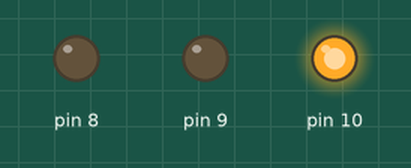
Recording of a sketch running on a simulated Arduino Uno, built with avr-gcc and run on an emulated ATmega328P. On the bench: output pins drawn as LEDs (lit = HIGH).

Above: at 0.2 s.
At 0.7 s:
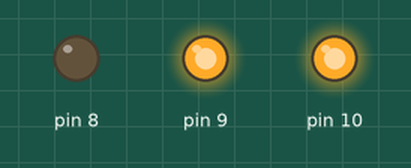
At 1.2 s:
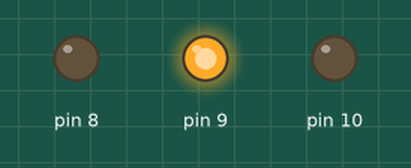
At 2.2 s:
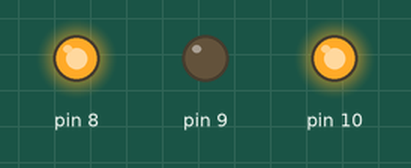
At 3.7 s:
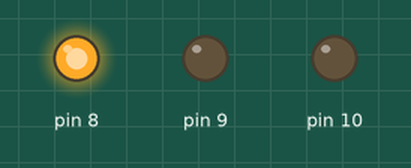
Timing chart, 0 to 4.6 s (numbered marks = the images above):
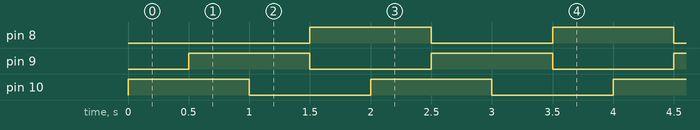

Measured:
- by itself, pin 8–10: alternates HIGH for 1.0 s and LOW for 1.0 s
- by itself, everything shown: repeats every 2.0 s, in 4 steps

The sketch:

LAB04.ino
```cpp
// ChaliePlexing
//
//                9   O----+
//                         |
//    10 O--^^^^^--+--|>|--+--|>|--+--^^^^^--------O 8
//         470 Ohm |   1   |   2   |  470 Ohm
//                 +--|<|--+--|<|--+
//                     3       4
// Thruth table
//
//   LED  PIN8 PIN9  PIN10
//    1    Z     0     1
//    2    0     1     Z
//    3    Z     1     0
//    4    1     0     Z

void LED1_ON()
{
  pinMode(8, INPUT);
  pinMode(9, OUTPUT);
  pinMode(10, OUTPUT);
  digitalWrite(9, LOW);
  digitalWrite(10,HIGH);
}
void LED2_ON()
{
  pinMode(8, OUTPUT);
  pinMode(9, OUTPUT);
  pinMode(10, INPUT);
  digitalWrite(8, LOW);
  digitalWrite(9,HIGH);
}

void LED3_ON()
{
  pinMode(8, INPUT);
  pinMode(9, OUTPUT);
  pinMode(10, OUTPUT);
  digitalWrite(10, LOW);
  digitalWrite(9,HIGH);
}

void LED4_ON()
{
  pinMode(8, OUTPUT);
  pinMode(9, OUTPUT);
  pinMode(10, INPUT);
  digitalWrite(9, LOW);
  digitalWrite(8,HIGH);
}

void setup()
{
    // put your setup code here, to run once:

}

void loop() {
  // put your main code here, to run repeatedly:
  LED1_ON();
  delay(500);
  LED2_ON();
  delay(500);
  LED3_ON();
  delay(500);
  LED4_ON();
  delay(500);
}
```
